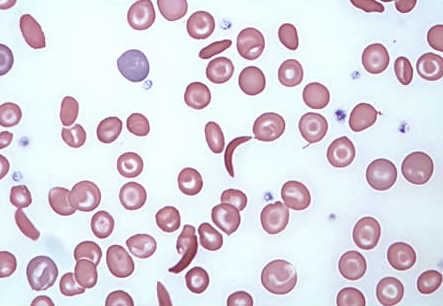
%> input picture images/sickle.png, 443 x 306 px
$ octave EdgeDetectionSegment.m   (GNU Octave 9; MATLAB toolbox functions it lacks are replaced by stand-ins)
%> lines starting %> are read from the running program, lines starting %| are printed output that depends on the picture; in (x1, y1, x2, y2) boxes, pixels count from 0 and x2, y2 are one past the last pixel; in counts of white or black regions, pixels touching at a corner belong together; the program's own positions count from 1
% Author: Hersh Godse
% Using:  https://cs.uwaterloo.ca/~jorchard/cs473/video_lectures/L22_Edge_Detection/L22_Edge_Detection.html
%         https://www.dropbox.com/s/cu5hycqfjihhfgv/L22%20Edge%20Detection.pdf?dl=0

%% Read image, get intensity
% Read in the image, and subset the first z-axis level to get image
% intensity (brightness) independent of color
clear;
f = imread('sickle.png');
%> f is the input picture: size 306x443x3 uint8; mean R, G, B 220.1, 215.9, 225.7
f = im2double(f(:,:,1));
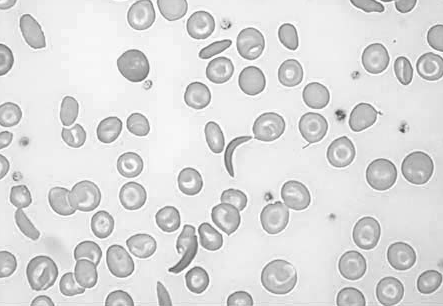
%> f: size 306x443 double; min 0.275, max 1, mean 0.863

%% Use edge function to get binary image with edges detected
[bw, thresh] = edge(f,'Sobel',.04); %%%%%%% Current threshold: 0.05
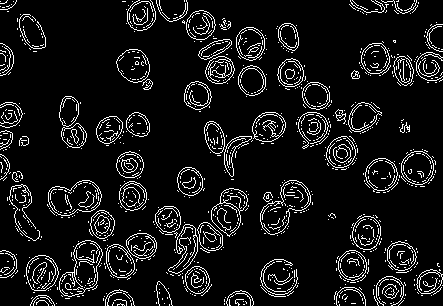
%> bw: size 306x443 logical; 8.7% white in thin lines or dots
%> thresh = 0.04

%% Clean up image
% bwareopen removes background noise (removes objects with fewer than 50 pixels)
bw = bwareaopen(bw, 50);
%> bw: size 306x443 logical; 4% white in thin lines or dots
% fill any holes, and remove remaining edges of cells that weren't defined
% enough to be  flled in by imfill
bw = imfill(bw,'holes');
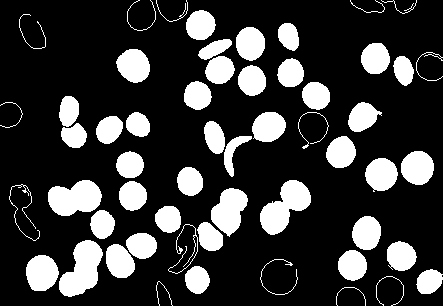
%> bw: size 306x443 logical; 22.2% white; 55 white regions, largest, box (x1, y1, x2, y2) and area: (59, 240, 103, 297) 1527, (260, 180, 311, 235) 1511, (48, 180, 102, 216) 1412
bw = bwareaopen(bw, 180);
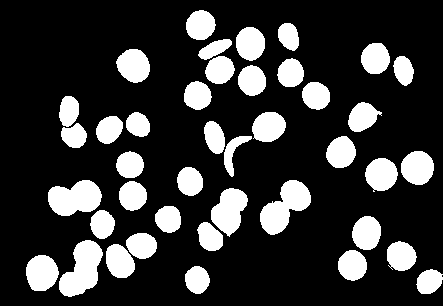
%> bw: size 306x443 logical; 21.3% white; 41 white regions, largest, box (x1, y1, x2, y2) and area: (59, 240, 103, 297) 1527, (260, 180, 311, 235) 1511, (48, 180, 102, 216) 1412

%% Identify objects in image
% bwconncomp finds all Connected Components (objects) in the binary image
cc = bwconncomp(bw, 4);
%> cc = 49 connected components

%% Calculate area of each object
% regionprops gives area of connected components in cc structure
celldata = regionprops(cc,'Area','Perimeter');
%> celldata = 49 regions; largest, Area and Perimeter: 1527 164.3, 1511 177.8, 1412 147.8, 1151 132.2, 930 106.1

%% Remove objects with fewer than 30 pixels, and view all objects
for i = 1:cc.NumObjects
    if celldata(i).Area < 30
        bw(cc.PixelIdxList{i}) = false;
    end
end
%> this loop made 49 passes

cc = bwconncomp(bw, 4); %% Redoing to remove older data of small connected components
%> cc = 41 connected components
celldata = regionprops(cc,'Area','Perimeter');
%> celldata = 41 regions; largest, Area and Perimeter: 1527 164.3, 1511 177.8, 1412 147.8, 1151 132.2, 930 106.1
% imshow(bw)

% Show image of cells with only borders
bwperim = bwperim(bw);
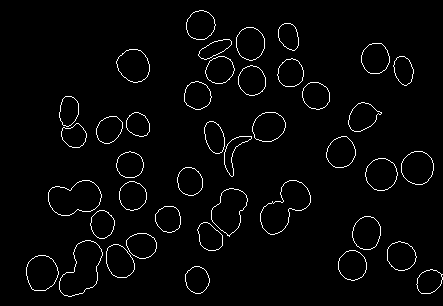
%> bwperim: size 306x443 logical; 2.6% white in thin lines or dots, all inside (x1, y1, x2, y2) = (26, 10, 443, 297)
% imshow(bwperim)

%% Calculate the shape factor for each cell
% Create an array of zeros of length of number of cells
factors = zeros(1,cc.NumObjects);

% for each cell i, calculate the shape factor: (4*pi*Area)/(Perimeter.^2)
for i = 1:cc.NumObjects
    Area = celldata(i).Area;
    Perimeter = celldata(i).Perimeter;
    factors(i) = (4*pi*Area)/(Perimeter.^2);
end
%> this loop made 41 passes
%> (Area, Perimeter) on passes 1 to 12: (930, 106.1), (1412, 147.8), (483, 78.72), (1527, 164.3), (467, 78.1), (545, 81.11), (571, 82.69), (752, 96.35), (866, 102.9), (588, 83.26), (652, 88.01), (462, 74.17)
%> after the loop, factors = 41 values, max 1.07 at index 10, min 0.409 at index 24, mean 0.982

% calculate total area of all cells, and average cell area
totalArea = 0;
for i = 1:cc.NumObjects
    totalArea = totalArea + celldata(i).Area;
end
%> this loop made 41 passes
%> totalArea on passes 1 to 12: 930, 2342, 2825, 4352, 4819, 5364, 5935, 6687, 7553, 8141, 8793, 9255
averageArea = totalArea/(cc.NumObjects);
%> averageArea = 705.2

% [11 lines of commented-out code are left out]
[factorssort, factorsindex] = sort(factors,'ascend');
%> factorssort = 41 values from 0.409 to 1.07; factorsindex = 41 values, max 41 at index 13, min 1 at index 17, mean 21
[areasort, areaindex] = sort([celldata.Area],'ascend');
%> areasort = 41 values from 397 to 1527; areaindex = 41 values, max 41 at index 8, min 1 at index 37, mean 21

% view the cell with X-smallest shape factor
cellindex = 1;
onecell = false(size(bw));
onecell(cc.PixelIdxList{factorsindex(cellindex)}) = true;
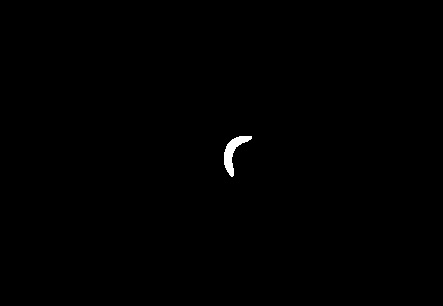
%> onecell: size 306x443 logical; 0.3% white; 1 white region, box (x1, y1, x2, y2) and area: (224, 136, 252, 177) 407
% imshow(onecell)

% view the cell with given index
cellindex = 1;
onecell = false(size(bw));
onecell(cc.PixelIdxList{cellindex}) = true;
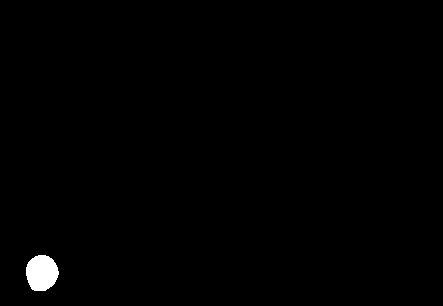
%> onecell: size 306x443 logical; 0.69% white; 1 white region, box (x1, y1, x2, y2) and area: (26, 255, 59, 291) 930
imshow(onecell)

%% Classify each cell
% Create blank arrays for each cell type
% We will store the indexs of objects in these arrays as we classify
indicesSickle = [];
indicesRedBlood = [];
indicesSchisto = [];
indicesEllipto = [];
indicesOverlap = [];
indicesWhiteBlood = [];

% For each cell i, classify into one of the categories based on
for i = 1:cc.NumObjects
    Factor = factorssort(i);
    Index = factorsindex(i);
    Area = celldata(Index).Area;
    AreaProp = Area/averageArea;
    F = 0;
    A = 0;

    if (Factor <= 0.5)
        F = 1;
    elseif ((0.5 < Factor) && (Factor <= 0.95))
        F = 2;
    elseif (Factor > 0.95)
        F = 3;
    end

    if (AreaProp <= 0.25)
        A = 1;
    elseif ((0.25 < AreaProp) && (AreaProp <= 1.3))
        A = 2;
    elseif (AreaProp > 1.3)
        A = 3;
    end

    if (A == 1)
        indicesSchisto = [indicesSchisto Index];
    elseif (A == 2)
        if (F == 1)
            indicesSickle = [indicesSickle Index];
        elseif (F == 2)
            indicesEllipto = [indicesEllipto Index];
        elseif (F == 3)
            indicesRedBlood = [indicesRedBlood Index];
        end
    elseif (A == 3)
        if ((F == 1) || (F == 2))
            indicesOverlap = [indicesOverlap Index];
        elseif (F == 3)
            indicesWhiteBlood = [indicesWhiteBlood Index];
        end
    end
end
%> this loop made 41 passes
%> (Factor, Index, Area, AreaProp, F, A, indicesRedBlood) on passes 8, 9, 10, 11, 12, 13, 14, 15, 16, 18, 19: (0.952, 21, 520, 0.737, 3, 2, 21), (0.962, 5, 467, 0.662, 3, 2, [21 5]), (0.979, 39, 454, 0.644, 3, 2, [21 5 39]), (0.979, 3, 483, 0.685, 3, 2, [21 5 39 3]), (0.99, 19, 548, 0.777, 3, 2, [21 5 39 3 19]), (1, 41, 503, 0.713, 3, 2, [21 5 39 3 19 41]), (1.01, 30, 450, 0.638, 3, 2, [21 5 39 3 19 41 30]), (1.02, 8, 752, 1.07, 3, 2, [21 5 39 3 19 41 30 8]), (1.03, 9, 866, 1.23, 3, 2, [21 5 39 3 19 41 30 8 9]), (1.04, 38, 687, 0.974, 3, 2, [21 5 39 3 19 41 30 8 9 38]), (1.04, 22, 634, 0.899, 3, 2, [21 5 39 3 19 41 30 8 9 38 22])
%> (Factor, Index, Area, AreaProp, F, A, indicesOverlap) on passes 2, 3, 5, 6: (0.6, 28, 1511, 2.14, 2, 3, 28), (0.711, 4, 1527, 2.17, 2, 3, [28 4]), (0.813, 2, 1412, 2, 2, 3, [28 4 2]), (0.827, 23, 1151, 1.63, 2, 3, [28 4 2 23])
%> after the loop, indicesRedBlood = 33 values, max 41 at index 6, min 3 at index 4, mean 21.97

$ run again, with images/fabric.png copied over images/sickle.png
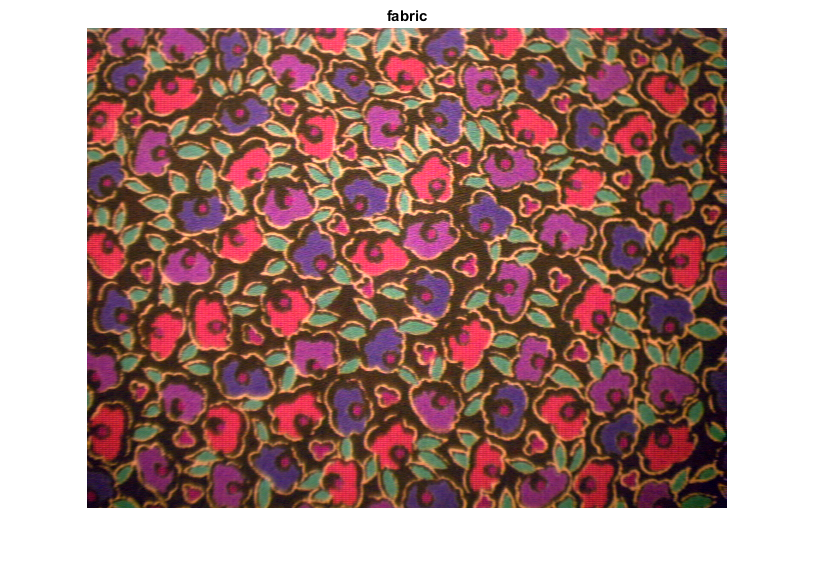
%> input picture images/fabric.png, 814 x 575 px
%> f is the input picture: size 575x814x3 uint8; mean R, G, B 170.8, 137.2, 132.3
%> f: size 575x814 double
%> `[bw, thresh] = edge(f,'Sobel',.04);`:
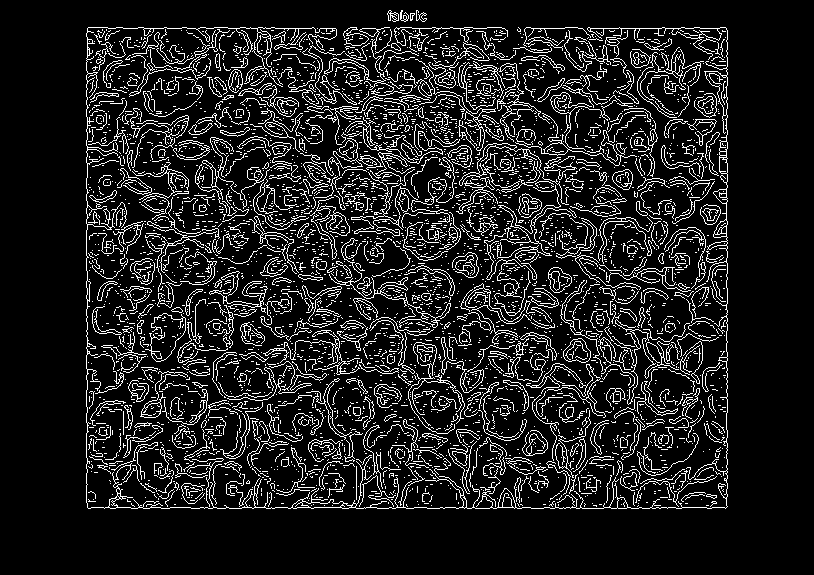
%> bw: size 575x814 logical; 12.1% white in thin lines or dots, all inside (x1, y1, x2, y2) = (86, 10, 728, 509)
%> thresh = 0.04
%> `cc = bwconncomp(bw, 4);`: cc = 3545 connected components
%> `celldata = regionprops(cc,'Area','Perimeter');`: celldata = 3545 regions; largest, Area and Perimeter: 503 82.69, 494 120.8, 458 148.4, 440 78.75, 406 179.6
%> `cc = bwconncomp(bw, 4);`: cc = 49 connected components
%> `celldata = regionprops(cc,'Area','Perimeter');`: celldata = 49 regions; largest, Area and Perimeter: 503 82.69, 494 120.8, 458 148.4, 440 78.75, 406 179.6
%> `bwperim = bwperim(bw);`:
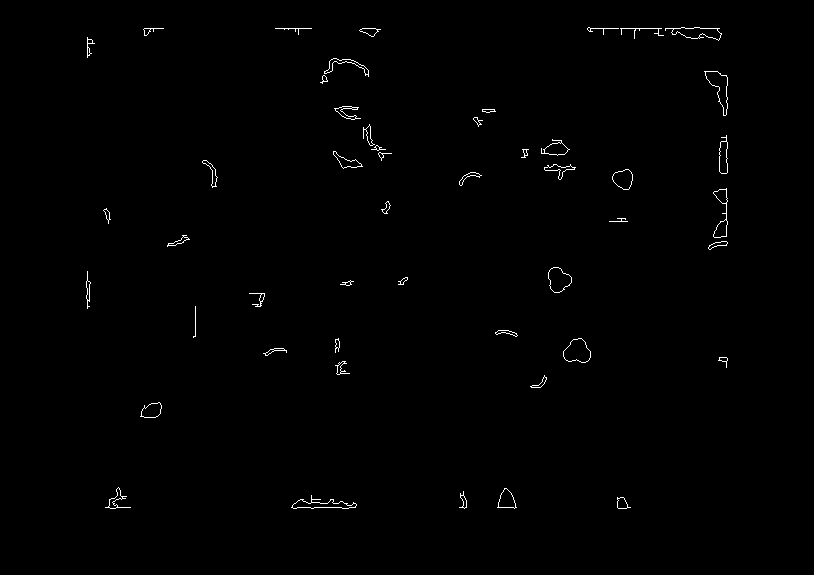
%> bwperim: size 575x814 logical; 0.59% white in thin lines or dots, all inside (x1, y1, x2, y2) = (86, 27, 728, 509)
%> the loop `for i = 1:cc.NumObjects` made 49 passes
%> (Area, Perimeter) on passes 1 to 8: (94, 80.29), (66, 54.23), (53, 35.2), (159, 112.6), (256, 63.73), (61, 54.04), (89, 60.18), (34, 63.03)
%> after the loop `for i = 1:cc.NumObjects`: factors = 49 values, max 1.03 at index 41, min 0.0497 at index 43, mean 0.403
%> the loop `for i = 1:cc.NumObjects` made 49 passes
%> totalArea on passes 1 to 8: 94, 160, 213, 372, 628, 689, 778, 812
%> averageArea = 145.7
%> factorssort = 49 values from 0.0497 to 1.03; factorsindex = 49 values, max 49 at index 28, min 1 at index 10, mean 25
%> areasort = 49 values from 31 to 503; areaindex = 49 values, max 49 at index 42, min 1 at index 28, mean 25
%> the loop `for i = 1:cc.NumObjects` made 49 passes
%> (Factor, Index, Area, AreaProp, F, A, indicesSickle) on passes 1, 2, 3, 6, 7, 10, 11, 12: (0.0497, 43, 77, 0.528, 1, 2, 43), (0.0804, 12, 48, 0.329, 1, 2, [43 12]), (0.104, 39, 51, 0.35, 1, 2, [43 12 39]), (0.148, 10, 71, 0.487, 1, 2, [43 12 39 10]), (0.158, 4, 159, 1.09, 1, 2, [43 12 39 10 4]), (0.183, 1, 94, 0.645, 1, 2, [43 12 39 10 4 1]), (0.195, 19, 81, 0.556, 1, 2, [43 12 39 10 4 1 19]), (0.199, 17, 154, 1.06, 1, 2, [43 12 39 10 4 1 19 17])
%> after the loop `for i = 1:cc.NumObjects`: indicesSickle = 24 values, max 43 at index 1, min 1 at index 6, mean 20.08
